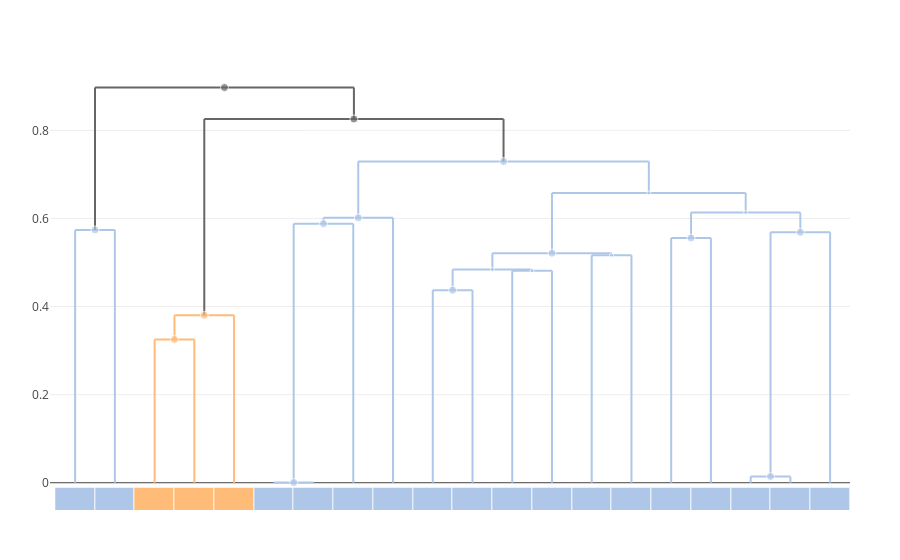

Notebook code for this chart:
### Code cell
trees["all"] = cluster_annotate(cdata, 1:cdata.ntaxa)
plot(dendrogram(cdata, trees["all"]))

### Figure 1 — Plotly figure (JSON) as saved in the notebook; plotly's stock layout.template omitted (floating-point values rounded to 4 significant figures)
{"data": [{"hoverinfo": "skip", "line": {"color": "#AEC7E8"}, "mode": "lines", "showlegend": false, "type": "scatter", "x": [1, 2, null, 1, 1, null, 2, 2, null], "y": [0.5739, 0.5739, null, 0.5739, 0, null, 0.5739, 0, null], "yaxis": "y1"}, {"hoverinfo": "skip", "line": {"color": "#666666"}, "mode": "lines", "showlegend": false, "type": "scatter", "x": [1.5, 8.016, null, 1.5, 1.5, null, 8.016, 8.016, null], "y": [0.8973, 0.8973, null, 0.8973, 0.5739, null, 0.8973, 0.8256, null], "yaxis": "y1"}, {"hoverinfo": "skip", "line": {"color": "#AEC7E8"}, "mode": "lines", "showlegend": false, "type": "scatter", "x": [6, 7, null, 6, 6, null, 7, 7, null], "y": [0.0005492, 0.0005492, null, 0.0005492, 0, null, 0.0005492, 0, null], "yaxis": "y1"}, {"hoverinfo": "skip", "line": {"color": "#AEC7E8"}, "mode": "lines", "showlegend": false, "type": "scatter", "x": [12, 13, null, 12, 12, null, 13, 13, null], "y": [0.4813, 0.4813, null, 0.4813, 0, null, 0.4813, 0, null], "yaxis": "y1"}, {"hoverinfo": "skip", "line": {"color": "#AEC7E8"}, "mode": "lines", "showlegend": false, "type": "scatter", "x": [10, 11, null, 10, 10, null, 11, 11, null], "y": [0.4372, 0.4372, null, 0.4372, 0, null, 0.4372, 0, null], "yaxis": "y1"}, {"hoverinfo": "skip", "line": {"color": "#AEC7E8"}, "mode": "lines", "showlegend": false, "type": "scatter", "x": [16.5, 19.25, null, 16.5, 16.5, null, 19.25, 19.25, null], "y": [0.6135, 0.6135, null, 0.6135, 0.5556, null, 0.6135, 0.5685, null], "yaxis": "y1"}, {"hoverinfo": "skip", "line": {"color": "#AEC7E8"}, "mode": "lines", "showlegend": false, "type": "scatter", "x": [7.25, 9, null, 7.25, 7.25, null, 9, 9, null], "y": [0.6013, 0.6013, null, 0.6013, 0.5882, null, 0.6013, 0, null], "yaxis": "y1"}, {"hoverinfo": "skip", "line": {"color": "#AEC7E8"}, "mode": "lines", "showlegend": false, "type": "scatter", "x": [11.5, 14.5, null, 11.5, 11.5, null, 14.5, 14.5, null], "y": [0.5211, 0.5211, null, 0.5211, 0.4839, null, 0.5211, 0.5166, null], "yaxis": "y1"}, {"hoverinfo": "skip", "line": {"color": "#AEC7E8"}, "mode": "lines", "showlegend": false, "type": "scatter", "x": [18, 19, null, 18, 18, null, 19, 19, null], "y": [0.01408, 0.01408, null, 0.01408, 0, null, 0.01408, 0, null], "yaxis": "y1"}, {"hoverinfo": "skip", "line": {"color": "#FFBB78"}, "mode": "lines", "showlegend": false, "type": "scatter", "x": [3.5, 5, null, 3.5, 3.5, null, 5, 5, null], "y": [0.3802, 0.3802, null, 0.3802, 0.3253, null, 0.3802, 0, null], "yaxis": "y1"}, {"hoverinfo": "skip", "line": {"color": "#AEC7E8"}, "mode": "lines", "showlegend": false, "type": "scatter", "x": [8.125, 15.44, null, 8.125, 8.125, null, 15.44, 15.44, null], "y": [0.7294, 0.7294, null, 0.7294, 0.6013, null, 0.7294, 0.6577, null], "yaxis": "y1"}, {"hoverinfo": "skip", "line": {"color": "#AEC7E8"}, "mode": "lines", "showlegend": false, "type": "scatter", "x": [14, 15, null, 14, 14, null, 15, 15, null], "y": [0.5166, 0.5166, null, 0.5166, 0, null, 0.5166, 0, null], "yaxis": "y1"}, {"hoverinfo": "skip", "line": {"color": "#666666"}, "mode": "lines", "showlegend": false, "type": "scatter", "x": [4.25, 11.78, null, 4.25, 4.25, null, 11.78, 11.78, null], "y": [0.8256, 0.8256, null, 0.8256, 0.3802, null, 0.8256, 0.7294, null], "yaxis": "y1"}, {"hoverinfo": "skip", "line": {"color": "#FFBB78"}, "mode": "lines", "showlegend": false, "type": "scatter", "x": [3, 4, null, 3, 3, null, 4, 4, null], "y": [0.3253, 0.3253, null, 0.3253, 0, null, 0.3253, 0, null], "yaxis": "y1"}, {"hoverinfo": "skip", "line": {"color": "#AEC7E8"}, "mode": "lines", "showlegend": false, "type": "scatter", "x": [18.5, 20, null, 18.5, 18.5, null, 20, 20, null], "y": [0.5685, 0.5685, null, 0.5685, 0.01408, null, 0.5685, 0, null], "yaxis": "y1"}, {"hoverinfo": "skip", "line": {"color": "#AEC7E8"}, "mode": "lines", "showlegend": false, "type": "scatter", "x": [10.5, 12.5, null, 10.5, 10.5, null, 12.5, 12.5, null], "y": [0.4839, 0.4839, null, 0.4839, 0.4372, null, 0.4839, 0.4813, null], "yaxis": "y1"}, {"hoverinfo": "skip", "line": {"color": "#AEC7E8"}, "mode": "lines", "showlegend": false, "type": "scatter", "x": [13, 17.88, null, 13, 13, null, 17.88, 17.88, null], "y": [0.6577, 0.6577, null, 0.6577, 0.5211, null, 0.6577, 0.6135, null], "yaxis": "y1"}, {"hoverinfo": "skip", "line": {"color": "#AEC7E8"}, "mode": "lines", "showlegend": false, "type": "scatter", "x": [6.5, 8, null, 6.5, 6.5, null, 8, 8, null], "y": [0.5882, 0.5882, null, 0.5882, 0.0005492, null, 0.5882, 0, null], "yaxis": "y1"}, {"hoverinfo": "skip", "line": {"color": "#AEC7E8"}, "mode": "lines", "showlegend": false, "type": "scatter", "x": [16, 17, null, 16, 16, null, 17, 17, null], "y": [0.5556, 0.5556, null, 0.5556, 0, null, 0.5556, 0, null], "yaxis": "y1"}, {"customdata": [[30, 2, "salivarius"], [32, 2, "salivarius"], [39, 20, "(mixed)"], [21, 2, "salivarius"], [26, 2, "salivarius"], [25, 2, "salivarius"], [35, 5, "salivarius"], [34, 4, "salivarius"], [29, 6, "salivarius"], [22, 2, "salivarius"], [24, 3, "vestibularis"], [37, 15, "salivarius"], [28, 2, "salivarius"], [38, 18, "(mixed)"], [23, 2, "vestibularis"], [31, 3, "salivarius"], [27, 4, "salivarius"], [36, 11, "salivarius"], [33, 3, "salivarius"]], "hovertemplate": "ID: %{customdata[0]}<br>\nHeight: %{y:.3f}<br>\nGenome count: %{customdata[1]}\n<br>\n%{customdata[2]}\n<extra></extra>", "marker": {"color": ["#AEC7E8", "#AEC7E8", "#666666", "#AEC7E8", "#AEC7E8", "#AEC7E8", "#AEC7E8", "#AEC7E8", "#AEC7E8", "#AEC7E8", "#FFBB78", "#AEC7E8", "#AEC7E8", "#666666", "#FFBB78", "#AEC7E8", "#AEC7E8", "#AEC7E8", "#AEC7E8"], "size": [8, 8, 8, 8, 4, 8, 4, 8, 8, 8, 8, 8, 4, 8, 8, 8, 4, 4, 8]}, "mode": "markers", "showlegend": false, "type": "scatter", "x": [16.5, 1.5, 4.758, 6.5, 12.5, 10.5, 17.88, 8.125, 13, 18.5, 4.25, 11.78, 14.5, 8.016, 3.5, 19.25, 11.5, 15.44, 7.25], "y": [0.5556, 0.5739, 0.8973, 0.0005492, 0.4813, 0.4372, 0.6135, 0.6013, 0.5211, 0.01408, 0.3802, 0.7294, 0.5166, 0.8256, 0.3253, 0.5685, 0.4839, 0.6577, 0.5882], "yaxis": "y1"}, {"colorscale": [[0, "#666666"], [0.1, "#AEC7E8"], [0.2, "#FFBB78"], [0.3, "#98DF8A"], [0.4, "#FF9896"], [0.5, "#C5B0D5"], [0.6, "#C49C94"], [0.7, "#F7B6D2"], [0.8, "#C7C7C7"], [0.9, "#DBDB8D"], [1, "#9EDAE5"]], "customdata": [[["Genome 5", "salivarius"], ["Genome 17", "salivarius"], ["Genome 19", "vestibularis"], ["Genome 20", "vestibularis"], ["Genome 18", "vestibularis"], ["Genome 8", "salivarius"], ["Genome 9", "salivarius"], ["Genome 14", "salivarius"], ["Genome 6", "salivarius"], ["Genome 11", "salivarius"], ["Genome 15", "salivarius"], ["Genome 12", "salivarius"], ["Genome 13", "salivarius"], ["Genome 2", "salivarius"], ["Genome 4", "salivarius"], ["Genome 3", "salivarius"], ["Genome 7", "salivarius"], ["Genome 10", "salivarius"], ["Genome 16", "salivarius"], ["Genome 1", "salivarius"]]], "hovertemplate": "%{customdata[0]} <br>\n%{customdata[1]}\n<extra></extra>\n", "showscale": false, "type": "heatmap", "x": [0.5, 1.5, 2.5, 3.5, 4.5, 5.5, 6.5, 7.5, 8.5, 9.5, 10.5, 11.5, 12.5, 13.5, 14.5, 15.5, 16.5, 17.5, 18.5, 19.5, 20.5], "xgap": 1, "yaxis": "y2", "z": [[1, 1, 2, 2, 2, 1, 1, 1, 1, 1, 1, 1, 1, 1, 1, 1, 1, 1, 1, 1]], "zmax": 10, "zmin": 0}], "layout": {"hovermode": "closest", "margin": {"b": 50, "l": 50, "r": 50, "t": 60}, "xaxis": {"visible": false}, "yaxis2": {"domain": [0, 0.05], "fixedrange": true, "visible": false}}}
